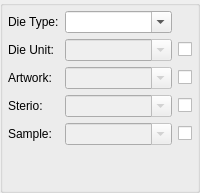
      <widget class="QGroupBox" name="groupBox_7">
       <property name="sizePolicy">
        <sizepolicy hsizetype="Expanding" vsizetype="Preferred">
         <horstretch>1</horstretch>
         <verstretch>0</verstretch>
        </sizepolicy>
       </property>
       <property name="title">
        <string/>
       </property>
       <layout class="QGridLayout" name="gridLayout_4">
        <property name="leftMargin">
         <number>5</number>
        </property>
        <property name="topMargin">
         <number>5</number>
        </property>
        <property name="rightMargin">
         <number>5</number>
        </property>
        <property name="bottomMargin">
         <number>5</number>
        </property>
        <item row="1" column="2">
         <widget class="QCheckBox" name="checkBox_4">
          <property name="text">
           <string/>
          </property>
         </widget>
        </item>
        <item row="4" column="1">
         <widget class="QComboBox" name="Sample">
          <property name="enabled">
           <bool>false</bool>
          </property>
          <property name="editable">
           <bool>true</bool>
          </property>
         </widget>
        </item>
        <item row="4" column="2">
         <widget class="QCheckBox" name="checkBox_7">
          <property name="text">
           <string/>
          </property>
         </widget>
        </item>
        <item row="0" column="1">
         <widget class="QComboBox" name="DieType">
          <property name="sizePolicy">
           <sizepolicy hsizetype="Preferred" vsizetype="Fixed">
            <horstretch>1</horstretch>
            <verstretch>0</verstretch>
           </sizepolicy>
          </property>
          <property name="editable">
           <bool>true</bool>
          </property>
         </widget>
        </item>
        <item row="3" column="0">
         <widget class="QLabel" name="label_39">
          <property name="text">
           <string>Sterio:</string>
          </property>
         </widget>
        </item>
        <item row="3" column="2">
         <widget class="QCheckBox" name="checkBox_6">
          <property name="text">
           <string/>
          </property>
         </widget>
        </item>
        <item row="4" column="0">
         <widget class="QLabel" name="label_40">
          <property name="text">
           <string>Sample:</string>
          </property>
         </widget>
        </item>
        <item row="3" column="1">
         <widget class="QComboBox" name="Sterio">
          <property name="enabled">
           <bool>false</bool>
          </property>
          <property name="editable">
           <bool>true</bool>
          </property>
         </widget>
        </item>
        <item row="2" column="0">
         <widget class="QLabel" name="label_38">
          <property name="text">
           <string>Artwork:</string>
          </property>
         </widget>
        </item>
        <item row="2" column="2">
         <widget class="QCheckBox" name="checkBox_5">
          <property name="text">
           <string/>
          </property>
         </widget>
        </item>
        <item row="1" column="0">
         <widget class="QLabel" name="label_37">
          <property name="text">
           <string>Die Unit:</string>
          </property>
         </widget>
        </item>
        <item row="2" column="1">
         <widget class="QComboBox" name="Artwork">
          <property name="enabled">
           <bool>false</bool>
          </property>
          <property name="editable">
           <bool>true</bool>
          </property>
         </widget>
        </item>
        <item row="0" column="0">
         <widget class="QLabel" name="label_36">
          <property name="text">
           <string>Die Type:</string>
          </property>
         </widget>
        </item>
        <item row="1" column="1">
         <widget class="QComboBox" name="DieUnit">
          <property name="enabled">
           <bool>false</bool>
          </property>
          <property name="editable">
           <bool>true</bool>
          </property>
         </widget>
        </item>
        <item row="5" column="0">
         <spacer name="verticalSpacer_5">
          <property name="orientation">
           <enum>Qt::Vertical</enum>
          </property>
          <property name="sizeHint" stdset="0">
           <size>
            <width>20</width>
            <height>40</height>
           </size>
          </property>
         </spacer>
        </item>
       </layout>
      </widget>
